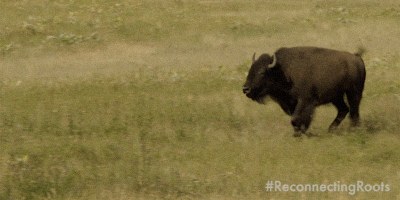
#> input picture bisonrun.gif, 400 x 200 px
$ python ASCII_Pipeline.py   (older library calls are emulated)
#> lines starting #> are read from the running program, lines starting #| are printed output that depends on the picture
import os
import cv2
import imageio
import numpy as np
import html
from PIL import Image, ImageDraw, ImageFont

# -----------------------------
# Basic ASCII HTML renderer
# -----------------------------
def basic_ascii_html(
    gif_path,
    output_html="ascii_animation.html",
    font_size_y=8,
    framerate=12,
    alphanumerics=False,
    color=True,
    specific_color=None,
    block_height=8,
    block_width=4
):
#> called with gif_path = 'bisonrun.gif', output_html = 'ascii_animation.html', font_size_y = 8, framerate = 12, alphanumerics = False, color = True, specific_color = 'lime', block_height = 8
    if not os.path.exists(gif_path):
        raise FileNotFoundError(f"GIF not found: {gif_path}")

    print(f"Loading GIF: {gif_path}")
    im = imageio.mimread(gif_path)
#> im = 28 items
    print(f"Loaded {len(im)} frames.")
#| Loaded 28 frames.

    asciiChars = " .'`^\",:;Il!i~+_-?][}{1)(|\\/*tfjrxnuvczXYUJCLQ0OZmwqpdbkhao*#MW&8%B@$"
    if alphanumerics:
        asciiChars += "?#$%&@0123456789ABCDEFGHIJKLMNOPQRSTUVWXYZabcdefghijklmnopqrstuvwxyz()[]{}<>"

    frames_html = []
    for idx, frame in enumerate(im):
        frame_rgb = cv2.cvtColor(frame, cv2.COLOR_RGBA2RGB)
        gray = cv2.cvtColor(frame_rgb, cv2.COLOR_RGB2GRAY)
        gray = cv2.GaussianBlur(gray, (5, 5), 0)
        gray = cv2.normalize(gray, None, 0, 255, cv2.NORM_MINMAX).astype(np.float32)

        h, w = gray.shape
        frame_html = "<pre class='ascii-frame'>\n"

        for y in range(0, h, block_height):
            line = ""
            for x in range(0, w, block_width):
                avg = np.mean(gray[y:y+block_height, x:x+block_width])
                idx_char = int((avg / 255) * (len(asciiChars) - 1))
                char = asciiChars[idx_char]

                if color:
                    region = frame_rgb[y:y+block_height, x:x+block_width]
                    avg_color = np.mean(region.reshape(-1,3), axis=0)
                    r,g,b = map(int, avg_color)
                    fill_color = f"rgb({r},{g},{b})"
                elif specific_color:
                    fill_color = specific_color
                else:
                    fill_color = "white"

                if color or specific_color:
                    line += f'<span style="color:{fill_color}">{html.escape(char)}</span>'
                else:
                    line += html.escape(char)

            frame_html += line + "\n"

        frame_html += "</pre>\n"
        frames_html.append(frame_html)
        print(f"Frame {idx+1}/{len(im)} processed")
#> this loop made 28 passes
#| Frame 1/28 processed
#| Frame 2/28 processed
#| Frame 3/28 processed
#| Frame 4/28 processed
#| Frame 5/28 processed
#| Frame 6/28 processed
#| Frame 7/28 processed
#| Frame 8/28 processed
#> (further printed lines are left out)
#> pass 1, in basic_ascii_html, `gray = cv2.cvtColor(frame_rgb, cv2.COLOR_RGB2GRAY)`:
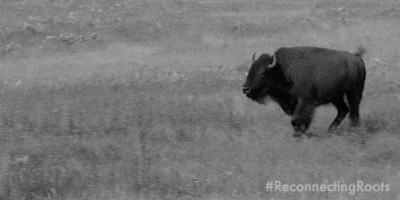
#> gray: shape (200, 400); min 3, max 180, mean 116.6
#> pass 1, in basic_ascii_html, `gray = cv2.normalize(gray, None, 0, 255, cv2.NORM_MINMAX).astype(np.fl..`:
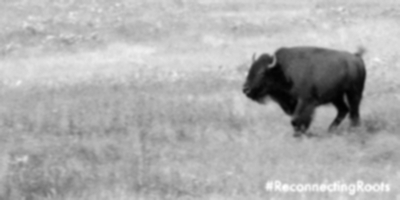
#> gray: shape (200, 400) float32; min 0, max 255, mean 173.5
#> pass 2, in basic_ascii_html, `frame_rgb = cv2.cvtColor(frame, cv2.COLOR_RGBA2RGB)`:
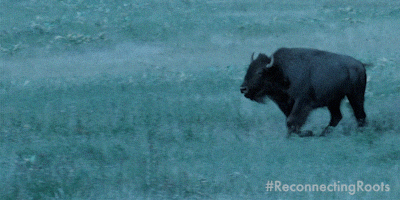
#> frame_rgb: shape (200, 400, 3); mean B, G, R 131.4, 118.4, 67.3
#> after the loop:
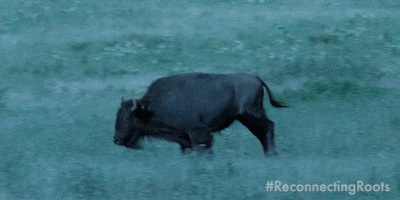
#> frame_rgb: shape (200, 400, 3); mean B, G, R 128, 115.8, 64.1
#> after the loop, frames_html = 28 items

    # Construct HTML
    html_code = f"""<!DOCTYPE html>
<html lang="en">
<head>
<meta charset="UTF-8">
<title>ASCII GIF Animation</title>
<style>
body {{
    background: black;
    display: flex;
    justify-content: center;
    align-items: center;
    height: 100vh;
    margin: 0;
}}
pre.ascii-frame {{
    font-family: monospace;
    font-size: {font_size_y}px;
    line-height: 0.8;
    white-space: pre;
    user-select: text;
}}
</style>
</head>
<body>
<div id="ascii-container"></div>
<script>
const frames = {frames_html};
const container = document.getElementById('ascii-container');
let current = 0;
setInterval(() => {{
    container.innerHTML = frames[current];
    current = (current + 1) % frames.length;
}}, 1000 / {framerate});
</script>
</body>
</html>"""

    with open(output_html, "w", encoding="utf-8") as f:
        f.write(html_code)
    print(f"✅ ASCII animation saved to {output_html}")


# -----------------------------
# Laplacian ASCII HTML renderer (Creates outline effect)
# -----------------------------
# [112 lines left out: function laplacian_ascii_html, not called in this run]


# -----------------------------
# Main CLI
# -----------------------------
if __name__ == "__main__":
    # --------------------------
    # CONFIGURATION
    # --------------------------
    gif_file = "bisonrun.gif"        # local GIF path
    output_html = "ascii_animation.html"

    # Choose render mode:
    # 1 = full ASCII render
    # 2 = Laplacian edge-based render
    render_mode = 1

    # Common parameters
    font_size_y = 8
    framerate = 12
    color = True
    specific_color = "lime"           # only used if color=False
    block_height = 8
    block_width = 4
    alphanumerics = False
    density = 25                      # only relevant for Laplacian render

    # --------------------------
    # RUN THE CHOSEN RENDER
    # --------------------------
    if render_mode == 1:
        # Standard ASCII rendering
        basic_ascii_html(
            gif_path=gif_file,
            output_html=output_html,
            font_size_y=font_size_y,
            framerate=framerate,
            alphanumerics=alphanumerics,
            color=color,
            specific_color=specific_color,
            block_height=block_height,
            block_width=block_width
        )
    elif render_mode == 2:
        # Laplacian edge-based rendering
        laplacian_ascii_html(
            gif_path=gif_file,
            output_html=output_html,
            font_size_y=font_size_y,
            framerate=framerate,
            alphanumerics=alphanumerics,
            density=density,
            color=color,
            specific_color=specific_color,
            block_height=block_height,
            block_width=block_width
        )
    else:
        raise ValueError("Invalid render_mode. Use 1 for ASCII or 2 for Laplacian.")

    print(f"✅ Done! ASCII animation saved to {output_html}")
